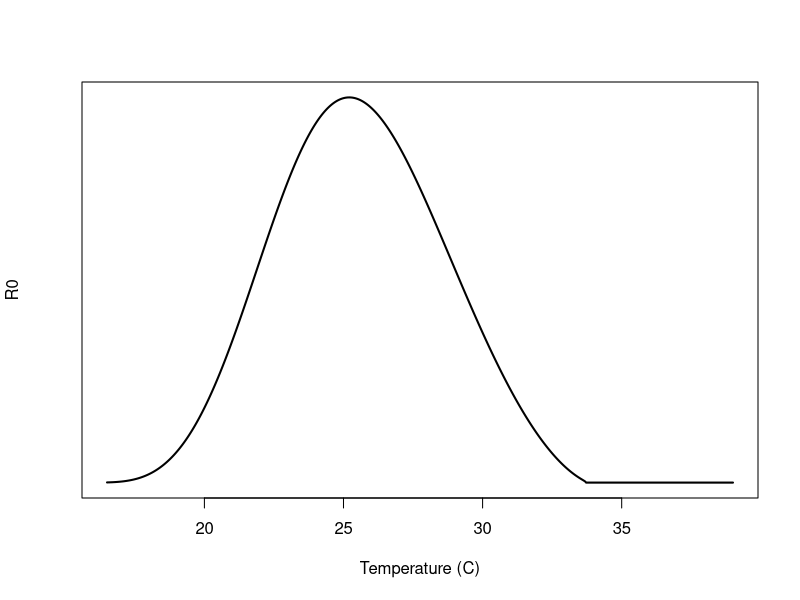

Source code (R):


##### Temperature response functions
briere<-function(t, c, Tm, T0){
  b=c()
  for (i in 1:length(t)){
  if (t[i]>T0 && t[i]<Tm)  {b[i]<-(c*t[i]*(t[i]-T0)*sqrt(Tm-t[i]))} else {b[i]<-(0)}
  }
  b
}

linear<-function(t, inter, slope){
  b=c()
  for (i in 1: length(t)){
  if  (inter+slope*t[i]>0) {b[i]<-inter+slope*t[i]} else {b[i]<-0}
  }
  b
}

quad<-function(t, inter, slope, qd){
  b=c()
  for (i in 1:length(t)){
  if (inter+slope*t[i]+qd*t[i]^2>0) {b[i]<-inter+slope*t[i]+qd*t[i]^2} else {b[i]<-0}
  }
  b
}

##### Functional response parameters
temp = seq(16.5,39,0.01)
a = briere(temp,0.000203,42.3,11.7)
PDR = briere(temp,0.000111,34.4,14.7)
MDR = briere(temp,0.000111,34,14.7)
EFD = quad(temp,-97.7,8.61,-0.153)
p = quad(temp,0.522,0.0367,-0.000828)
e2a = quad(temp,-4.77,0.453,-0.00924)
bc = quad(temp,-206,25.2,-0.54)
mu = quad(temp,0.586,-0.0467,0.00105)
N = 1000
r = 1/12
k = 1/(N*r)

EIP = 1/PDR

##### Ro and m equations
m = EFD*e2a*MDR/mu^2
Ro = (k*(a^2*bc*m*exp(-mu*EIP))/(mu))^0.5

##### Plot Ro vs. T
matplot(temp,Ro/max(Ro),
  type="l",lty=1,ylab="R0",lwd=2,
  xlab="Temperature (C)",col=1,
  yaxt='n')
